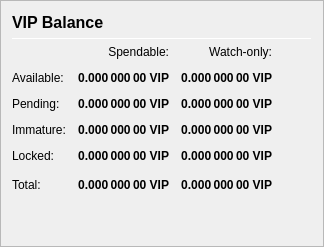
                   <widget class="QFrame" name="frame_Balances">
                    <property name="frameShape">
                     <enum>QFrame::StyledPanel</enum>
                    </property>
                    <property name="frameShadow">
                     <enum>QFrame::Raised</enum>
                    </property>
                    <layout class="QVBoxLayout" name="verticalLayout_4">
                     <item>
                      <layout class="QHBoxLayout" name="horizontalLayout_4">
                       <item>
                        <widget class="QLabel" name="label_5">
                         <property name="minimumSize">
                          <size>
                           <width>0</width>
                           <height>20</height>
                          </size>
                         </property>
                         <property name="font">
                          <font>
                           <pointsize>12</pointsize>
                           <weight>75</weight>
                           <bold>true</bold>
                          </font>
                         </property>
                         <property name="text">
                          <string>VIP Balance</string>
                         </property>
                        </widget>
                       </item>
                       <!-- <item>
                        <widget class="QLabel" name="labelVIPPercent">
                         <property name="text">
                          <string notr="true">0 %</string>
                         </property>
                        </widget>
                       </item> -->
                       <item>
                        <spacer name="horizontalSpacer_3">
                         <property name="orientation">
                          <enum>Qt::Horizontal</enum>
                         </property>
                         <property name="sizeHint" stdset="0">
                          <size>
                           <width>40</width>
                           <height>20</height>
                          </size>
                         </property>
                        </spacer>
                       </item>
                      </layout>
                     </item>
                     <item>
                      <widget class="Line" name="line_Balance">
                       <property name="minimumSize">
                        <size>
                         <width>0</width>
                         <height>1</height>
                        </size>
                       </property>
                       <property name="maximumSize">
                        <size>
                         <width>16777215</width>
                         <height>1</height>
                        </size>
                       </property>
                       <property name="orientation">
                        <enum>Qt::Horizontal</enum>
                       </property>
                      </widget>
                     </item>
                     <item>
                      <layout class="QGridLayout" name="gridLayout">
                       <property name="spacing">
                        <number>12</number>
                       </property>
                       <item row="0" column="1">
                        <widget class="QLabel" name="labelSpendable">
                         <property name="text">
                          <string>Spendable:</string>
                         </property>
                         <property name="alignment">
                          <set>Qt::AlignRight|Qt::AlignTrailing|Qt::AlignVCenter</set>
                         </property>
                        </widget>
                       </item>
                       <item row="0" column="2">
                        <widget class="QLabel" name="labelWatchonly">
                         <property name="text">
                          <string>Watch-only:</string>
                         </property>
                         <property name="alignment">
                          <set>Qt::AlignRight|Qt::AlignTrailing|Qt::AlignVCenter</set>
                         </property>
                        </widget>
                       </item>
                       <item row="1" column="0">
                        <widget class="QLabel" name="labelBalanceText">
                         <property name="text">
                          <string>Available:</string>
                         </property>
                        </widget>
                       </item>
                       <item row="1" column="1">
                        <widget class="QLabel" name="labelBalance">
                         <property name="font">
                          <font>
                           <weight>75</weight>
                           <bold>true</bold>
                          </font>
                         </property>
                         <property name="cursor">
                          <cursorShape>IBeamCursor</cursorShape>
                         </property>
                         <property name="toolTip">
                          <string>Your current spendable balance</string>
                         </property>
                         <property name="text">
                          <string notr="true">0.000 000 00 VIP</string>
                         </property>
                         <property name="alignment">
                          <set>Qt::AlignRight|Qt::AlignTrailing|Qt::AlignVCenter</set>
                         </property>
                         <property name="textInteractionFlags">
                          <set>Qt::LinksAccessibleByMouse|Qt::TextSelectableByKeyboard|Qt::TextSelectableByMouse</set>
                         </property>
                        </widget>
                       </item>
                       <item row="1" column="2">
                        <widget class="QLabel" name="labelWatchAvailable">
                         <property name="font">
                          <font>
                           <weight>75</weight>
                           <bold>true</bold>
                          </font>
                         </property>
                         <property name="cursor">
                          <cursorShape>IBeamCursor</cursorShape>
                         </property>
                         <property name="toolTip">
                          <string>Your current balance in watch-only addresses</string>
                         </property>
                         <property name="text">
                          <string notr="true">0.000 000 00 VIP</string>
                         </property>
                         <property name="alignment">
                          <set>Qt::AlignRight|Qt::AlignTrailing|Qt::AlignVCenter</set>
                         </property>
                         <property name="textInteractionFlags">
                          <set>Qt::LinksAccessibleByMouse|Qt::TextSelectableByKeyboard|Qt::TextSelectableByMouse</set>
                         </property>
                        </widget>
                       </item>
                       <item row="2" column="0">
                        <widget class="QLabel" name="labelPendingText">
                         <property name="text">
                          <string>Pending:</string>
                         </property>
                        </widget>
                       </item>
                       <item row="2" column="1">
                        <widget class="QLabel" name="labelUnconfirmed">
                         <property name="font">
                          <font>
                           <weight>75</weight>
                           <bold>true</bold>
                          </font>
                         </property>
                         <property name="cursor">
                          <cursorShape>IBeamCursor</cursorShape>
                         </property>
                         <property name="toolTip">
                          <string>Total of transactions that have yet to be confirmed, and do not yet count toward the spendable balance</string>
                         </property>
                         <property name="text">
                          <string notr="true">0.000 000 00 VIP</string>
                         </property>
                         <property name="alignment">
                          <set>Qt::AlignRight|Qt::AlignTrailing|Qt::AlignVCenter</set>
                         </property>
                         <property name="textInteractionFlags">
                          <set>Qt::LinksAccessibleByMouse|Qt::TextSelectableByKeyboard|Qt::TextSelectableByMouse</set>
                         </property>
                        </widget>
                       </item>
                       <item row="2" column="2">
                        <widget class="QLabel" name="labelWatchPending">
                         <property name="font">
                          <font>
                           <weight>75</weight>
                           <bold>true</bold>
                          </font>
                         </property>
                         <property name="cursor">
                          <cursorShape>IBeamCursor</cursorShape>
                         </property>
                         <property name="toolTip">
                          <string>Unconfirmed transactions to watch-only addresses</string>
                         </property>
                         <property name="text">
                          <string notr="true">0.000 000 00 VIP</string>
                         </property>
                         <property name="alignment">
                          <set>Qt::AlignRight|Qt::AlignTrailing|Qt::AlignVCenter</set>
                         </property>
                         <property name="textInteractionFlags">
                          <set>Qt::LinksAccessibleByMouse|Qt::TextSelectableByKeyboard|Qt::TextSelectableByMouse</set>
                         </property>
                        </widget>
                       </item>
                       <item row="3" column="0">
                        <widget class="QLabel" name="labelImmatureText">
                         <property name="text">
                          <string>Immature:</string>
                         </property>
                        </widget>
                       </item>
                       <item row="3" column="1">
                        <widget class="QLabel" name="labelImmature">
                         <property name="font">
                          <font>
                           <weight>75</weight>
                           <bold>true</bold>
                          </font>
                         </property>
                         <property name="cursor">
                          <cursorShape>IBeamCursor</cursorShape>
                         </property>
                         <property name="toolTip">
                          <string>Staked or masternode rewards that has not yet matured</string>
                         </property>
                         <property name="text">
                          <string notr="true">0.000 000 00 VIP</string>
                         </property>
                         <property name="alignment">
                          <set>Qt::AlignRight|Qt::AlignTrailing|Qt::AlignVCenter</set>
                         </property>
                         <property name="textInteractionFlags">
                          <set>Qt::LinksAccessibleByMouse|Qt::TextSelectableByKeyboard|Qt::TextSelectableByMouse</set>
                         </property>
                        </widget>
                       </item>
                       <item row="3" column="2">
                        <widget class="QLabel" name="labelWatchImmature">
                         <property name="font">
                          <font>
                           <weight>75</weight>
                           <bold>true</bold>
                          </font>
                         </property>
                         <property name="cursor">
                          <cursorShape>IBeamCursor</cursorShape>
                         </property>
                         <property name="toolTip">
                          <string>Staked or masternode rewards in watch-only addresses that has not yet matured</string>
                         </property>
                         <property name="text">
                          <string notr="true">0.000 000 00 VIP</string>
                         </property>
                         <property name="alignment">
                          <set>Qt::AlignRight|Qt::AlignTrailing|Qt::AlignVCenter</set>
                         </property>
                         <property name="textInteractionFlags">
                          <set>Qt::LinksAccessibleByMouse|Qt::TextSelectableByKeyboard|Qt::TextSelectableByMouse</set>
                         </property>
                        </widget>
                       </item>
                       <item row="4" column="0">
                        <widget class="QLabel" name="labelLockedBalanceText">
                         <property name="toolTip">
                          <string>Locked VIP or Masternode collaterals.</string>
                         </property>
                         <property name="text">
                          <string>Locked:</string>
                         </property>
                        </widget>
                       </item>
                       <item row="4" column="1">
                        <widget class="QLabel" name="labelLockedBalance">
                         <property name="font">
                          <font>
                           <weight>75</weight>
                           <bold>true</bold>
                          </font>
                         </property>
                         <property name="cursor">
                          <cursorShape>IBeamCursor</cursorShape>
                         </property>
                         <property name="toolTip">
                          <string>Locked VIP or Masternode collaterals.</string>
                         </property>
                         <property name="text">
                          <string notr="true">0.000 000 00 VIP</string>
                         </property>
                         <property name="alignment">
                          <set>Qt::AlignRight|Qt::AlignTrailing|Qt::AlignVCenter</set>
                         </property>
                         <property name="textInteractionFlags">
                          <set>Qt::LinksAccessibleByMouse|Qt::TextSelectableByKeyboard|Qt::TextSelectableByMouse</set>
                         </property>
                        </widget>
                       </item>
                       <item row="4" column="2">
                        <widget class="QLabel" name="labelWatchLocked">
                         <property name="font">
                          <font>
                           <weight>75</weight>
                           <bold>true</bold>
                          </font>
                         </property>
                         <property name="cursor">
                          <cursorShape>IBeamCursor</cursorShape>
                         </property>
                         <property name="toolTip">
                          <string>Current locked balance in watch-only addresses</string>
                         </property>
                         <property name="text">
                          <string notr="true">0.000 000 00 VIP</string>
                         </property>
                         <property name="alignment">
                          <set>Qt::AlignRight|Qt::AlignTrailing|Qt::AlignVCenter</set>
                         </property>
                         <property name="textInteractionFlags">
                          <set>Qt::LinksAccessibleByMouse|Qt::TextSelectableByKeyboard|Qt::TextSelectableByMouse</set>
                         </property>
                        </widget>
                       </item>
                       <item row="5" column="0">
                        <widget class="QLabel" name="labelTotalText">
                         <property name="text">
                          <string>Total:</string>
                         </property>
                         <property name="toolTip">
                          <string>Your current Vip balance, unconfirmed and immature transactions included</string>
                         </property>
                        </widget>
                       </item>
                       <item row="5" column="1">
                        <widget class="QLabel" name="labelTotal">
                         <property name="font">
                          <font>
                           <weight>75</weight>
                           <bold>true</bold>
                          </font>
                         </property>
                         <property name="cursor">
                          <cursorShape>IBeamCursor</cursorShape>
                         </property>
                         <property name="toolTip">
                          <string>Your current Vip balance, unconfirmed and immature transactions included</string>
                         </property>
                         <property name="text">
                          <string notr="true">0.000 000 00 VIP</string>
                         </property>
                         <property name="alignment">
                          <set>Qt::AlignRight|Qt::AlignTrailing|Qt::AlignVCenter</set>
                         </property>
                         <property name="textInteractionFlags">
                          <set>Qt::LinksAccessibleByMouse|Qt::TextSelectableByKeyboard|Qt::TextSelectableByMouse</set>
                         </property>
                        </widget>
                       </item>
                       <item row="5" column="2">
                        <widget class="QLabel" name="labelWatchTotal">
                         <property name="font">
                          <font>
                           <weight>75</weight>
                           <bold>true</bold>
                          </font>
                         </property>
                         <property name="cursor">
                          <cursorShape>IBeamCursor</cursorShape>
                         </property>
                         <property name="toolTip">
                          <string>Current total balance in watch-only addresses</string>
                         </property>
                         <property name="text">
                          <string notr="true">0.000 000 00 VIP</string>
                         </property>
                         <property name="alignment">
                          <set>Qt::AlignRight|Qt::AlignTrailing|Qt::AlignVCenter</set>
                         </property>
                         <property name="textInteractionFlags">
                          <set>Qt::LinksAccessibleByMouse|Qt::TextSelectableByKeyboard|Qt::TextSelectableByMouse</set>
                         </property>
                        </widget>
                       </item>
                       <item row="5" column="3">
                        <spacer name="horizontalSpacer_9">
                         <property name="orientation">
                          <enum>Qt::Horizontal</enum>
                         </property>
                         <property name="sizeHint" stdset="0">
                          <size>
                           <width>40</width>
                           <height>20</height>
                          </size>
                         </property>
                        </spacer>
                       </item>
                      </layout>
                     </item>
                     <item>
                      <spacer name="verticalSpacer_3">
                       <property name="orientation">
                        <enum>Qt::Vertical</enum>
                       </property>
                       <property name="sizeHint" stdset="0">
                        <size>
                         <width>20</width>
                         <height>40</height>
                        </size>
                       </property>
                      </spacer>
                     </item>
                    </layout>
                   </widget>
